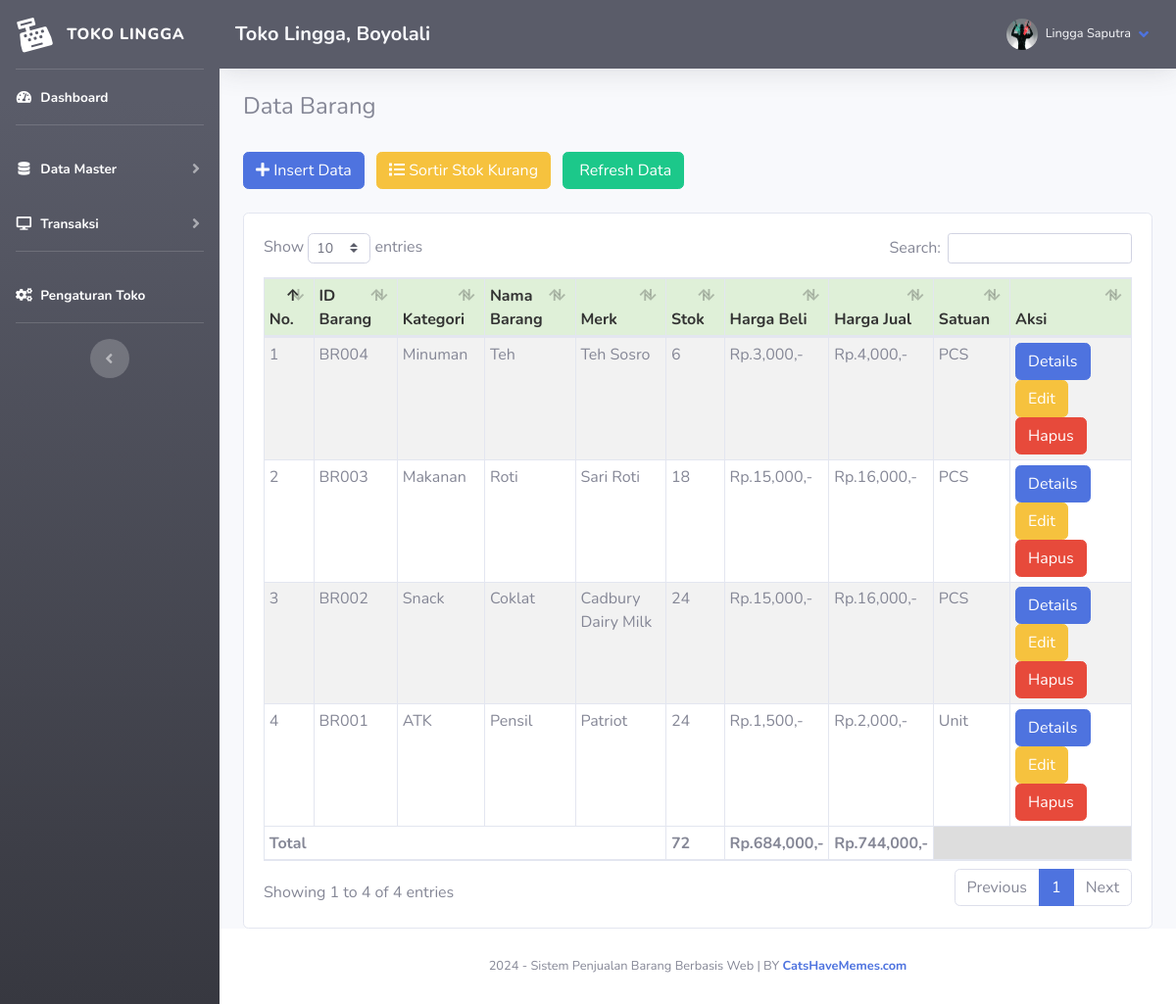
Screenshot of /index.php?page=barang (signed in) with the database file from the repository.
### tables this page shows
CREATE TABLE `toko` (
  `id_toko` int(11) NOT NULL,
  `nama_toko` varchar(255) NOT NULL,
  `alamat_toko` text NOT NULL,
  `tlp` varchar(255) NOT NULL,
  `nama_pemilik` varchar(255) NOT NULL
);

CREATE TABLE `member` (
  `id_member` int(11) NOT NULL,
  `nm_member` varchar(255) NOT NULL,
  `alamat_member` text NOT NULL,
  `telepon` varchar(255) NOT NULL,
  `email` varchar(255) NOT NULL,
  `gambar` text NOT NULL,
  `NIK` text NOT NULL
);

CREATE TABLE `barang` (
  `id` int(11) NOT NULL,
  `id_barang` varchar(255) NOT NULL,
  `id_kategori` int(11) NOT NULL,
  `nama_barang` text NOT NULL,
  `merk` varchar(255) NOT NULL,
  `harga_beli` varchar(255) NOT NULL,
  `harga_jual` varchar(255) NOT NULL,
  `satuan_barang` varchar(255) NOT NULL,
  `stok` text NOT NULL,
  `tgl_input` varchar(255) NOT NULL,
  `tgl_update` varchar(255) DEFAULT NULL
);

CREATE TABLE `kategori` (
  `id_kategori` int(11) NOT NULL,
  `nama_kategori` varchar(255) NOT NULL,
  `tgl_input` varchar(255) NOT NULL
);

### admin/module/barang/index.php (the view, shortened to what this page needs)
   <h4>Data Barang</h4>
   <br />
   <button type="button" class="btn btn-primary btn-md mr-2" data-toggle="modal" data-target="#myModal">
       <i class="fa fa-plus"></i> Insert Data</button>
   <a href="index.php?page=barang&stok=yes" class="btn btn-warning btn-md mr-2">
       <i class="fa fa-list"></i> Sortir Stok Kurang</a>
   <a href="index.php?page=barang" class="btn btn-success btn-md">
       <i class="fa fa-refresh"></i> Refresh Data</a>
   <br />
   <div class="card card-body">
       <div class="table-responsive">
           <table class="table table-bordered table-striped table-sm" id="example1">
               <thead>
                   <tr style="background:#DFF0D8;color:#333;">
                       <th>No.</th>
                       <th>ID Barang</th>
                       <th>Kategori</th>
                       <th>Nama Barang</th>
                       <th>Merk</th>
                       <th>Stok</th>
                       <th>Harga Beli</th>
                       <th>Harga Jual</th>
                       <th>Satuan</th>
                       <th>Aksi</th>
                   </tr>
               </thead>
               <tbody>
                   <?php
	$totalBeli = 0;
	$totalJual = 0;
	$totalStok = 0;
	if($_GET['stok'] == 'yes')
	{
		$hasil = $lihat -> barang_stok();
	}else{
		$hasil = $lihat -> barang();
	}
	$no=1;
	foreach($hasil as $isi) {
?>
                   <tr>
                       <td><?php echo $no;?></td>
                       <td><?php echo $isi['id_barang'];?></td>
                       <td><?php echo $isi['nama_kategori'];?></td>
                       <td><?php echo $isi['nama_barang'];?></td>
                       <td><?php echo $isi['merk'];?></td>
                       <td>
                           <?php if($isi['stok'] == '0'){?>
                           <button class="btn btn-danger"> Habis</button>
                           <?php }else{?>
                           <?php echo $isi['stok'];?>
                           <?php }?>
                       </td>
                       <td>Rp.<?php echo number_format($isi['harga_beli']);?>,-</td>
                       <td>Rp.<?php echo number_format($isi['harga_jual']);?>,-</td>
                       <td> <?php echo $isi['satuan_barang'];?></td>
                       <td>
                           <?php if($isi['stok'] <=  '3'){?>
                           <form method="POST" action="fungsi/edit/edit.php?stok=edit">
                               <input type="text" name="restok" class="form-control">
                               <input type="hidden" name="id" value="<?php echo $isi['id_barang'];?>"
                                   class="form-control">
                               <button class="btn btn-primary btn-sm">
                                   Restok
                               </button>
                               <a href="fungsi/hapus/hapus.php?barang=hapus&id=<?php echo $isi['id_barang'];?>"
                                   onclick="javascript:return confirm('Hapus Data barang ?');">
                                   <button class="btn btn-danger btn-sm">Hapus</button></a>
                           </form>
                           <?php }else{?>
                           <a href="index.php?page=barang/details&barang=<?php echo $isi['id_barang'];?>"><button
                                   class="btn btn-primary btn-xs">Details</button></a>
                           <a href="index.php?page=barang/edit&barang=<?php echo $isi['id_barang'];?>"><button
                                   class="btn btn-warning btn-xs">Edit</button></a>
                           <a href="fungsi/hapus/hapus.php?barang=hapus&id=<?php echo $isi['id_barang'];?>"
                               onclick="javascript:return confirm('Hapus Data barang ?');"><button
                                   class="btn btn-danger btn-xs">Hapus</button></a>
                           <?php }?>
                   </tr>
                   <?php
		$no++;
		$totalBeli += $isi['harga_beli'] * $isi['stok'];
		$totalJual += $isi['harga_jual'] * $isi['stok'];
		$totalStok += $isi['stok'];
	}
?>
               </tbody>
               <tfoot>
                   <tr>
                       <th colspan="5">Total </td>
                       <th><?php echo $totalStok;?></td>
                       <th>Rp.<?php echo number_format($totalBeli);?>,-</td>
                       <th>Rp.<?php echo number_format($totalJual);?>,-</td>
                       <th colspan="2" style="background:#ddd"></th>
                   </tr>
               </tfoot>
           </table>
       </div>
   </div>

### index.php (shortened to what this page needs)
<?php
	if(!empty($_SESSION['admin'])){
		require 'config.php';
		$lihat = new view($config);
		$toko = $lihat -> toko();
			include 'admin/template/header.php';
			include 'admin/template/sidebar.php';
				if(!empty($_GET['page'])){
					include 'admin/module/'.$_GET['page'].'/index.php';
				}else{
					include 'admin/template/home.php';
				}
			include 'admin/template/footer.php';
	}else{
		echo '<script>window.location="login.php";</script>';
		exit;
	}
?>

### admin/template/header.php (shortened to what this page needs)
<!DOCTYPE html>
<html lang="en">
<head>
    <link href="sb-admin/vendor/fontawesome-free/css/all.min.css" rel="stylesheet" type="text/css">
    <link href="sb-admin/css/sb-admin-2.min.css" rel="stylesheet">
    <link rel="stylesheet" href="sb-admin/vendor/datatables/dataTables.bootstrap4.css" />
</head>
<body id="page-top">
    <div id="wrapper">

### admin/template/sidebar.php (shortened to what this page needs)
<?php
    $id = $_SESSION['admin']['id_member'];
    $hasil_profil = $lihat -> member_edit($id);
?>
<ul class="navbar-nav bg-gradient-dark sidebar sidebar-dark accordion" id="accordionSidebar">
    <a class="sidebar-brand d-flex align-items-center justify-content-center" href="index.php">
        <div class="sidebar-brand-icon rotate-n-15">
            <i class="fas fa-cash-register"></i>
        </div>
        <div class="sidebar-brand-text mx-3">Toko Lingga<sup></sup></div>
    </a>
    <hr class="sidebar-divider my-0">
    <li class="nav-item active">
        <a class="nav-link" href="index.php">
            <i class="fas fa-fw fa-tachometer-alt"></i>
            <span>Dashboard</span></a>
    </li>
    <hr class="sidebar-divider">
    <li class="nav-item active">
        <a class="nav-link collapsed" href="#" data-toggle="collapse" data-target="#collapseTwo" aria-expanded="true"
            aria-controls="collapseTwo">
            <i class="fas fa-fw fa-database"></i>
            <span>Data Master</span>
        </a>
    </li>
    <li class="nav-item active">
        <a class="nav-link collapsed" href="#" data-toggle="collapse" data-target="#collapse3" aria-expanded="true"
            aria-controls="collapse3">
            <i class="fas fa-fw fa-desktop"></i>
            <span>Transaksi</span>
        </a>
    </li>
    <hr class="sidebar-divider">
    <li class="nav-item active">
        <a class="nav-link" href="index.php?page=pengaturan">
            <i class="fas fa-fw fa-cogs"></i>
            <span>Pengaturan Toko</span></a>
    </li>
    <hr class="sidebar-divider d-none d-md-block">
    <div class="text-center d-none d-md-inline">
        <button class="rounded-circle border-0" id="sidebarToggle"></button>
    </div>
</ul>
<div id="content-wrapper" class="d-flex flex-column">
    <div id="content">
        <nav class="navbar navbar-expand navbar-white bg-dark text-light topbar mb-4 static-top shadow">
            <h5 class="d-lg-block d-none mt-2"><b><?php echo $toko['nama_toko'];?>, <?php echo $toko['alamat_toko'];?></b></h5>
            <ul class="navbar-nav ml-auto">
                <li class="nav-item dropdown no-arrow">
                    <a class="nav-link dropdown-toggle" href="#" id="userDropdown" role="button" data-toggle="dropdown"
                        aria-haspopup="true" aria-expanded="false">
                        <img class="img-profile rounded-circle"
                            src="assets/img/user/<?php echo $hasil_profil['gambar'];?>">
                        <span
                            class="mr-2 d-none d-lg-inline text-light small ml-2"><?php echo $hasil_profil['nm_member'];?></span>
                        <i class="fas fa-angle-down"></i>
                    </a>
                </li>
            </ul>
        </nav>
        <div class="container-fluid">

### admin/template/footer.php (shortened to what this page needs)
 </div>
 </div>
 <footer class="sticky-footer bg-white">
     <div class="container my-auto">
         <div class="copyright text-center my-auto">
             <span>
                 <?php echo date('Y');?> - Sistem Penjualan Barang Berbasis Web |
                 BY <b><a href="http://www.youtube.com/@catshavememes" target="_blank">CatsHaveMemes.com</a></b>
             </span>
         </div>
     </div>
 </footer>
 </div>
 </div>
</body>
</html>

### rows the page displays
toko: nama_toko "Toko Lingga", alamat_toko "Boyolali"
barang: id_barang "BR004", id_kategori.nama_kategori "Minuman", nama_barang "Teh", merk "Teh Sosro", stok "6", harga_beli "3,000", harga_jual "4,000", satuan_barang "PCS"
barang: id_barang "BR003", id_kategori.nama_kategori "Makanan", nama_barang "Roti", merk "Sari Roti", stok "18", harga_beli "15,000", harga_jual "16,000", satuan_barang "PCS"
barang: id_barang "BR002", id_kategori.nama_kategori "Snack", nama_barang "Coklat", merk "Cadbury Dairy Milk", stok "24", harga_beli "15,000", harga_jual "16,000", satuan_barang "PCS"
barang: id_barang "BR001", id_kategori.nama_kategori "ATK", nama_barang "Pensil", merk "Patriot", stok "24", harga_beli "1,500", harga_jual "2,000", satuan_barang "Unit"

### other values shown
$hasil_profil['nm_member'] "Lingga Saputra"
$totalStok "72"
$totalBeli "684,000"
$totalJual "744,000"
